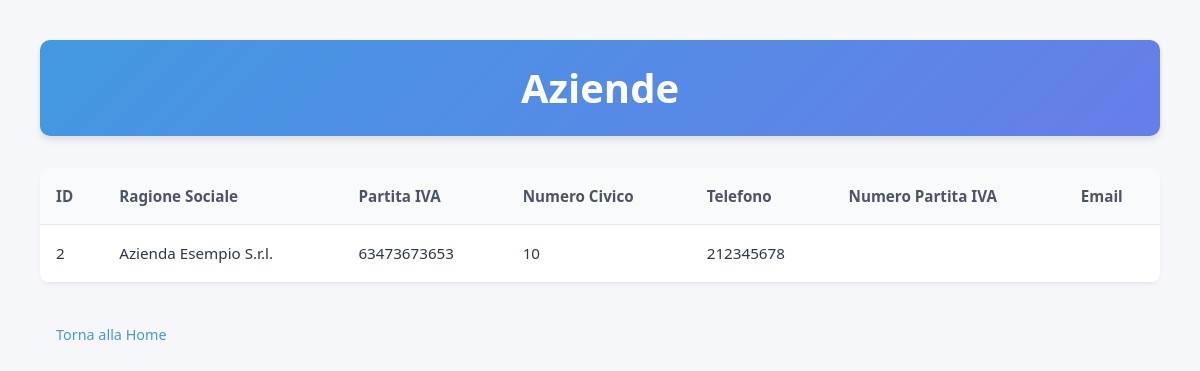
/tabelle_visualizza/visualizza_aziende.php (signed in), run on the app's committed database.
### tables this page shows
CREATE TABLE IF NOT EXISTS `aziende` (
  `idAzienda` int(2) NOT NULL AUTO_INCREMENT,
  `regioneSociale` varchar(30) NOT NULL,
  `partitaIva` varchar(30) NOT NULL,
  `numCivico` int(2) NOT NULL,
  `telefono` int(10) NOT NULL,
  `numPartiteIva` char(11) DEFAULT NULL,
  PRIMARY KEY (`idAzienda`)
);

### tabelle_visualizza/visualizza_aziende.php (the view, shortened to what this page needs)
<?php
include("../auth.php");
try {
    $stmt = $pdo->query("SELECT * FROM aziende ORDER BY regioneSociale");
    $aziende = $stmt->fetchAll();
} catch (PDOException $e) {
    $error = "Errore nel recupero dei dati: " . $e->getMessage();
}
?>
<!DOCTYPE html>
<html lang="it">
<head>
    <link rel="stylesheet" href="../css/style.css">
</head>
<body>
    <div class="container">
        <h1>Aziende</h1>
        <div class="table-container">
            <table>
                <thead>
                    <tr>
                        <th>ID</th>
                        <th>Ragione Sociale</th>
                        <th>Partita IVA</th>
                        <th>Numero Civico</th>
                        <th>Telefono</th>
                        <th>Numero Partita IVA</th>
                        <th>Email</th>
                    </tr>
                </thead>
                <tbody>
                    <?php if (isset($aziende) && !empty($aziende)): ?>
                        <?php foreach ($aziende as $azienda): ?>
                            <tr>
                                <td><?php echo htmlspecialchars($azienda['idAzienda']); ?></td>
                                <td><?php echo htmlspecialchars($azienda['regioneSociale']); ?></td>
                                <td><?php echo htmlspecialchars($azienda['partitaIva']); ?></td>
                                <td><?php echo htmlspecialchars($azienda['numCivico']); ?></td>
                                <td><?php echo htmlspecialchars($azienda['telefono']); ?></td>
                                <td><?php echo htmlspecialchars($azienda['numPartitaIva']); ?></td>
                                <td><?php echo htmlspecialchars($azienda['email']); ?></td>
                            </tr>
                        <?php endforeach; ?>
                    <?php else: ?>
                        <tr>
                            <td colspan="7">Nessuna azienda trovata</td>
                        </tr>
                    <?php endif; ?>
                </tbody>
            </table>
        </div>
        <div class="button-container">
            <a href="../index.php" class="btn btn-secondary">Torna alla Home</a>
        </div>
    </div>
</body>
</html>

### css/style.css (style rules this page uses)
* { margin: 0; padding: 0; box-sizing: border-box; }
body { font-family: 'Segoe UI', Tahoma, Geneva, Verdana, sans-serif; line-height: 1.6; background-color: #f5f7fa; color: #2d3748; padding: 20px; }
h1 { color: #2d3748; font-size: 2.5rem; margin-bottom: 1.5rem; text-align: center; padding: 1rem; background: linear-gradient(135deg, #4299e1, #667eea); color: white; border-radius: 10px; box-shadow: 0 4px 6px rgba(0, 0, 0, 0.1); }
a { text-decoration: none; color: #4299e1; font-weight: 500; padding: 8px 12px; border-radius: 6px; transition: all 0.2s ease; display: inline-block; }
@media (min-width: 768px) { body { max-width: 1200px; margin: 0 auto; padding: 40px; } }
.table-container { background: white; border-radius: 10px; box-shadow: 0 2px 4px rgba(0, 0, 0, 0.05); margin: 2rem 0; overflow-x: auto; }
table { width: 100%; border-collapse: collapse; font-size: 0.95rem; }
th, td { padding: 1rem; text-align: left; border-bottom: 1px solid #e2e8f0; }
th { background-color: #f8fafc; font-weight: 600; color: #4a5568; }
.btn { padding: 0.5rem 1rem; border-radius: 6px; font-weight: 500; text-decoration: none; transition: all 0.2s ease; cursor: pointer; border: none; font-size: 0.9rem; }

### data on the page
aziende: idAzienda "2", regioneSociale "Azienda Esempio S.r.l.", partitaIva "63473673653", numCivico "10", telefono "212345678"
